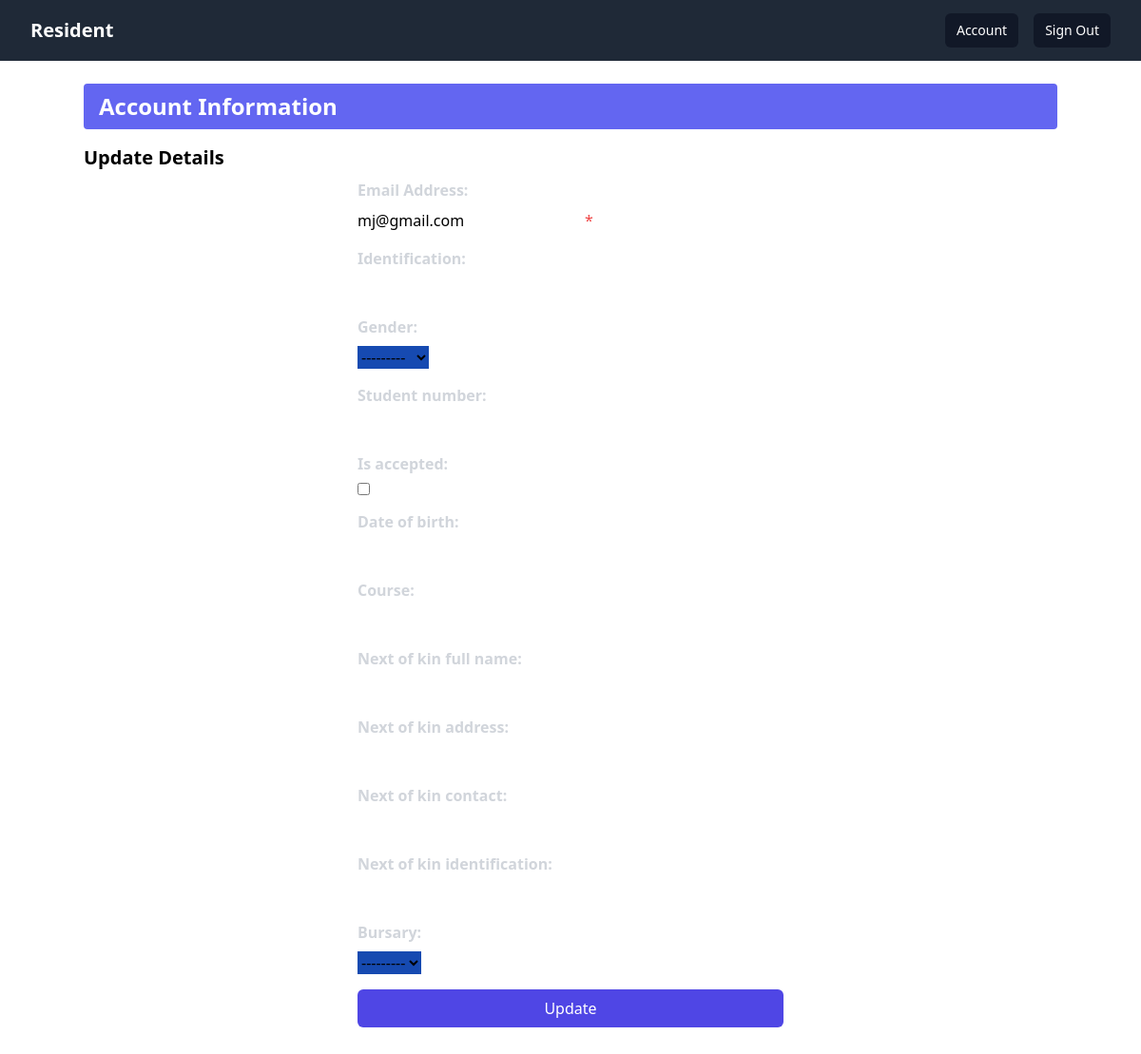
/accounts/ (signed in), run on the app's committed database.
### accounts/models.py (models this page shows, shortened)
class CustomUser(AbstractUser):
    ROOM_TYPE_CHOICES = (
        ('single', 'Single Room'),
        ('single_ensuite', 'Single Ensuite'),
        ('sharing', 'Sharing Room'),
        ('sharing_ensuite', 'Sharing Ensuite'),
    )
    username = None
    is_accepted = models.BooleanField(default=False)
    email = models.EmailField(unique=True, verbose_name='Email Address')
    user_type = models.CharField(max_length=20, choices=(
        ('student', 'Student'),
        ('student_leader', 'Student Leader'),
        ('admin', 'Admin'),
    ), default='student')
    identification = models.CharField(max_length=20, blank=True, null=True)
    gender = models.CharField(max_length=10, choices=(
        ('male', 'Male'),
        ('female', 'Female'),
        ('other', 'Other'),
    ), blank=True, null=True)
    student_number = models.CharField(max_length=20, blank=True, null=True)
    date_of_birth = models.DateField(blank=True, null=True)
    course = models.CharField(max_length=100, blank=True, null=True)
    next_of_kin_full_name = models.CharField(max_length=100, blank=True, null=True)
    next_of_kin_address = models.CharField(max_length=200, blank=True, null=True)
    next_of_kin_contact = models.CharField(max_length=20, blank=True, null=True)
    next_of_kin_identification = models.CharField(max_length=20, blank=True, null=True)
    bursary = models.ForeignKey('Bursary', on_delete=models.SET_NULL, null=True, blank=True)
    USERNAME_FIELD = 'email'
    REQUIRED_FIELDS = []
    objects = CustomUserManager()

### accounts/views.py (the view)
# urls.py: path('', views.account_view, name='account'),
def account_view(request):
    try:
        user = get_object_or_404(CustomUser, pk=request.user.id)
    except AttributeError:
        messages.error(request, "Error retrieving student profile. Please contact support.")
        return redirect('accounts:login')
    if request.method == 'POST':
        form = StudentForm(request.POST, instance=user)
        if form.is_valid():
            form.save()
            messages.success(request, 'Account information updated successfully!')
            return redirect('accounts:account')
    else:
        form = StudentForm(instance=user)
    context = {
        'form': form
    }
    return render(request, 'accounts/account_page.html', context)

### accounts/forms.py
class StudentForm(forms.ModelForm):
    class Meta:
        model = CustomUser
        fields = [
            'email', 'identification', 'gender', 'student_number',
            'is_accepted', 'date_of_birth', 'course',
            'next_of_kin_full_name', 'next_of_kin_address',
            'next_of_kin_contact', 'next_of_kin_identification', 'bursary'
        ]

### accounts/templates/accounts/account_page.html (shortened to what this page needs)
{% extends 'base.html' %}
{% block content %}
<div class="container mx-auto">
  <h1 class="text-2xl font-bold mb-4 bg-indigo-500 text-white px-4 py-2 rounded">Account Information</h1>
  <h2 class="text-xl font-bold mb-2">Update Details</h2>
  <form method="POST" class="max-w-md mx-auto">
    {% for field in form %}
        <div class="mb-4">
          <label for="{{ field.id_for_label }}" class="block text-gray-300 font-bold mb-2">{{ field.label_tag }}</label>
          <div class="flex">
              {{ field }}
              {% if field.field.required %}<span class="ml-2 text-red-500">*</span>{% endif %}
          </div>
        </div>
    {% endfor %}
    <button type="submit" class="w-full px-4 py-2 mb-4 bg-indigo-600 text-white rounded-md hover:bg-indigo-700 focus:outline-none focus:bg-indigo-700">Update</button>
  </form>
</div>
{% endblock %}

### templates/base.html (shortened to what this page needs)
<!DOCTYPE html>
<html lang="en">
<head>
    <script src="https://cdn.tailwindcss.com"></script>
</head>
<body>
    <nav class="bg-gray-800">
        <div class="max-w-7xl mx-auto px-4 sm:px-6 lg:px-8">
            <div class="flex items-center justify-between h-16">
                <div class="flex items-center">
                    <div class="flex-shrink-0">
                        <a href="{% url 'core:home' %}" class="text-white font-bold text-xl">Resident</a>
                    </div>
                </div>
                <div class="hidden md:block">
                    <div class="ml-4 flex items-center md:ml-6">
                        {% if user.is_authenticated %}
                        <a href="{% url 'accounts:account' %}" class="bg-gray-900 text-white px-3 py-2 rounded-md text-sm font-medium">Account</a>
                        <a href="{% url 'accounts:logout' %}" class="bg-gray-900 text-white px-3 py-2 rounded-md text-sm font-medium ml-4">Sign Out</a>
                        {% else %}
                        <a href="{% url 'accounts:login' %}" class="bg-gray-900 text-white px-3 py-2 rounded-md text-sm font-medium">Log In</a>
                        <a href="{% url 'accounts:registration' %}" class="bg-gray-900 text-white px-3 py-2 rounded-md text-sm font-medium ml-4">Sign Up</a>
                        {% endif %}
                    </div>
                </div>
            </div>
        </div>
    </nav>
    <main>
        <div class="py-6">
            {% block content %}
            {% endblock %}
        </div>
    </main>
</body>
</html>

### accounts/templates/accounts/account_page.html (style rules this page uses)
select { background-color: #164ab1; }

### data on the page
CustomUser: form "mj@gmail.com" "---------" "---------"

### other printed values
{{ field.label_tag }} "Email Address:" "Identification:" "Gender:" "Student number:" "Is accepted:" "Date of birth:" "Course:" "Next of kin full name:" "Next of kin address:" "Next of kin contact:" "Next of kin identification:" "Bursary:"
